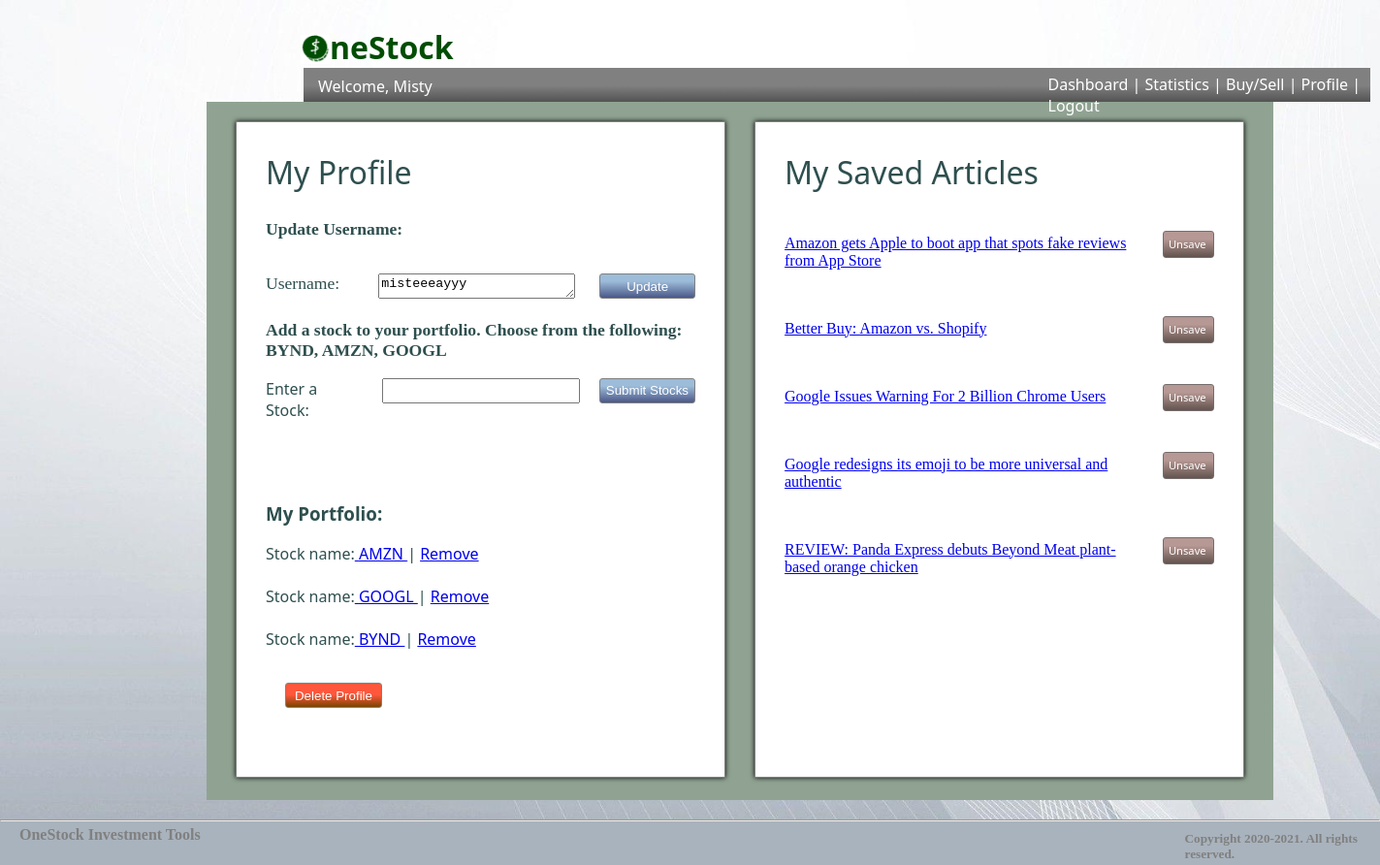
The page /profile (signed in) on the database its author committed.
### stock_reboot_app/models.py (models this page shows)
class User(models.Model):
    first_name = models.CharField(max_length=255)
    last_name = models.CharField(max_length=255)
    username = models.CharField(max_length=255)
    email = models.EmailField(max_length=255)
    password = models.CharField(max_length=255)
    updated_at = models.DateTimeField(auto_now=True)
    created_at = models.DateTimeField(auto_now_add = True)
    objects = UserManager()

class Stock(models.Model):
    stock_name = models.CharField(max_length=45)
    created_at = models.DateTimeField(auto_now_add = True)
    updated_at = models.DateTimeField(auto_now= True)
    user = models.ForeignKey(User, related_name = "stocks", on_delete = models.CASCADE)
    news_url = models.TextField()
    nasdaq_url = models.TextField()
    objects = StockManager()

class Article(models.Model):
    saved = models.BooleanField(default=False)
    headliner = models.TextField()
    created_at = models.DateTimeField(auto_now_add = True)
    updated_at = models.DateTimeField(auto_now = True)
    hyperlink = models.TextField()
    stock = models.ForeignKey(Stock, related_name="articles", on_delete = models.CASCADE, null = True)
    article_user = models.ForeignKey(User, related_name = "user_articles", on_delete = models.CASCADE, null = True)

### stock_reboot_app/views.py (the view)
# urls.py: path('profile', views.profile),
def profile(request):
    if 'user_id' not in request.session:
        return redirect('/')
    this_user = User.objects.filter(id = request.session['user_id'])
    portfolio = Stock.objects.filter(user=User.objects.get(id = request.session['user_id']))
    saved_articles = Article.objects.filter(article_user_id=this_user[0].id, saved = True)
    number_of_stocks = len(Stock.objects.filter(user=User.objects.get(id = request.session['user_id'])))
    context = {
            "user": this_user[0],
            "current_user" : this_user[0].first_name,
            "username" : this_user[0].username,
            "portfolio": portfolio,
            "saved_articles": saved_articles,
            "number_of_stocks": number_of_stocks,
        }
    return render(request, "profile.html", context)

### stock_reboot_app/templates/profile.html (shortened to what this page needs)
    {% load static %}
<!DOCTYPE html>
<html lang = "en">
<head>
    {% load static %}
    <link rel="stylesheet" href="{% static 'index.css' %}">
</head>
<body id="wavy-body">
    <div id="floating-logo">
        <img id="logo" src="{% static 'artsy_white_logo.png' %}" alt="one stock logo"><h1 id="one-stock-dash">neStock</h1>
    </div>
    <div id="dash-all">
        <div id="navbar">
            <h3 id="dash-welcome"> Welcome, {{ current_user }} </h3>
            <div id="dash-links-feed">
                <a href="/success"> Dashboard </a> | <a href="/stats"> Statistics </a> | <a href="/buy_sell">Buy/Sell</a> | <a href="/profile">Profile</a> | <a href="/logout">Logout</a>
            </div>
        </div>
        <div id="dash-stuff-profile">
            <div id="first">
                <h2 class="light">My Profile</h2>
		<p id = "bold">Update Username:</p>
                <form action="/update_username" method='POST' id="add-form">
                        <p class = "size">Username:</p>
                        <textarea name="username">{{ username }}</textarea>
                    <input type="submit" value="Update" id = "button">
                </form>
                <form action="/check_stock_name" method='POST' id="add-form-stock">
                    <p id = "bold">Add a stock to your portfolio. Choose from the following: BYND, AMZN, GOOGL</p>
                    <div id="add-stock">
                        <label for="stock-option">Enter a Stock:</label>
                        <input class="stock-option" type="text" name = "stock-option" id="stock-textarea">
                        <input type="submit" value="Submit Stocks" id = "stock-button">
            </div>
                </form>
                <br><br>
                <h3>My Portfolio:</h3>
                {% if number_of_stocks == 0 %}
                    <p id="">You have no stocks in your porfolio. </p>
                {% else %}
                    {% for stock in portfolio %}
                    Stock name:<a id="no-style" href="/feed/{{ stock.id }}"> {{ stock.stock_name }} </a> | <a href="/rm-stock/{{ stock.id }}"> Remove </a>
                    <br><br>
                    {% endfor %}
                {% endif %}
                <form action="/delete/{{ user.id }}" method='POST' id="add-form-delete">
                    <input type="submit" value="Delete Profile" id = "button">
                </form>
            </div>
            <div id="second">
                <h2 class="light">My Saved Articles</h2>
                    {% for article in saved_articles%}
                    <div id="nas-stats-container">
                        <a id="articles" href="{{ article.hyperlink }}" target = "_blank">
                            <p>{{ article.headliner }}</p>
                        </a>
                        <a  id="unsave-btn" href="/unsave_profile/{{ article.headliner }}">Unsave</a>
                    </div>
                    {% endfor %}
            </div>
        </div>
    </div>
    <hr id="">
    <div id="feed-bottom-line">
        <h4>OneStock Investment Tools</h4>
        <h5>Copyright 2020-2021. All rights reserved.</h5>
    </div>
</body>
</html>

### rows shown on the page
User: first_name "Misty", username "misteeeayyy"
Stock: stock_name "AMZN"
Stock: stock_name "GOOGL"
Stock: stock_name "BYND"
Article: headliner "Amazon gets Apple to boot app that spots fake reviews from App Store"
Article: headliner "Better Buy: Amazon vs. Shopify"
Article: headliner "Google Issues Warning For 2 Billion Chrome Users"
Article: headliner "Google redesigns its emoji to be more universal and authentic"
Article: headliner "REVIEW: Panda Express debuts Beyond Meat plant-based orange chicken"
